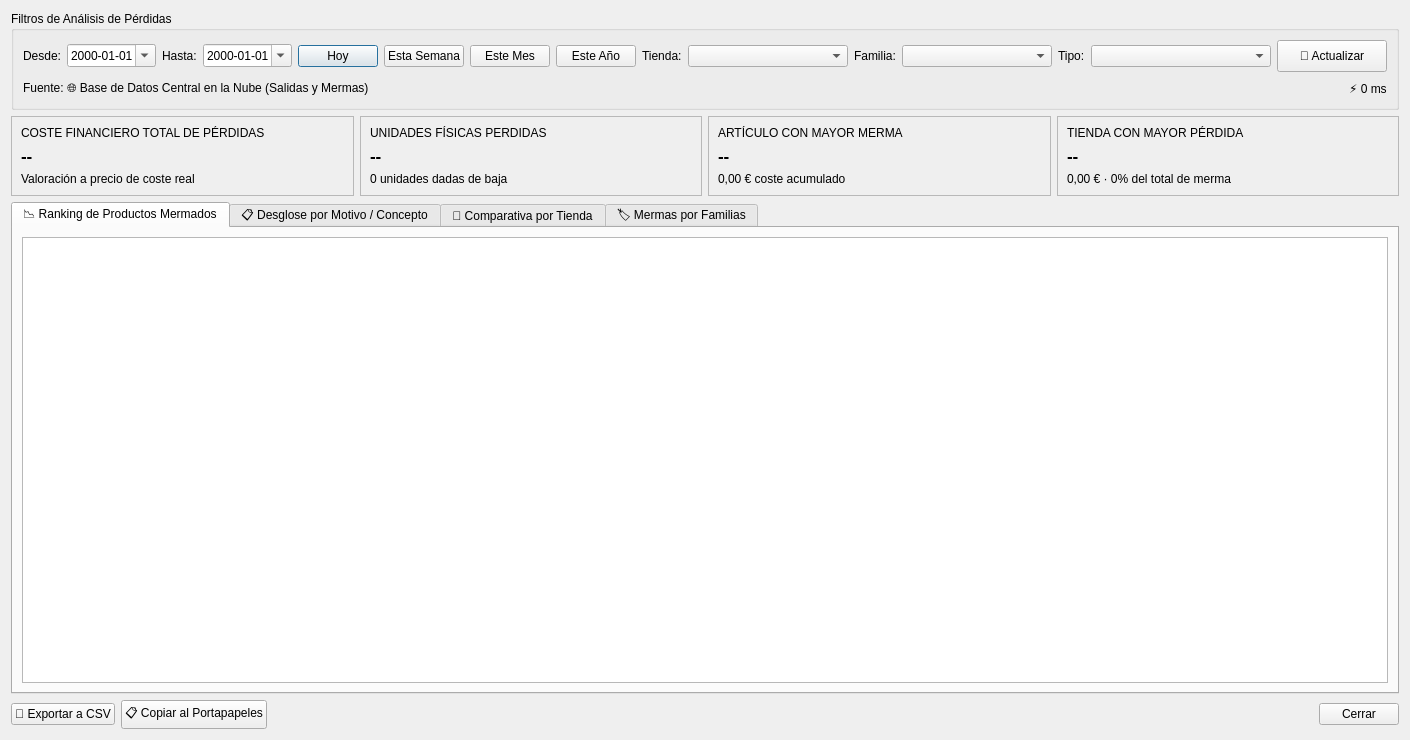
<?xml version="1.0" encoding="UTF-8"?>
<ui version="4.0">
 <class>DialogEstadisticasMermas</class>
 <widget class="QDialog" name="DialogEstadisticasMermas">
  <property name="geometry">
   <rect>
    <x>0</x>
    <y>0</y>
    <width>1140</width>
    <height>740</height>
   </rect>
  </property>
  <property name="windowTitle">
   <string>Control de Mermas, Roturas y Desperdicios</string>
  </property>
  <layout class="QVBoxLayout" name="verticalLayoutMain">
   <item>
    <widget class="QGroupBox" name="groupBoxFiltros">
     <property name="title">
      <string>Filtros de Análisis de Pérdidas</string>
     </property>
     <layout class="QVBoxLayout" name="verticalLayoutFiltros">
      <item>
       <layout class="QHBoxLayout" name="layoutFiltros">
        <item>
         <widget class="QLabel" name="labelDesde">
          <property name="text">
           <string>Desde:</string>
          </property>
         </widget>
        </item>
        <item>
         <widget class="QDateEdit" name="dateDesde">
          <property name="calendarPopup">
           <bool>true</bool>
          </property>
          <property name="displayFormat">
           <string>yyyy-MM-dd</string>
          </property>
         </widget>
        </item>
        <item>
         <widget class="QLabel" name="labelHasta">
          <property name="text">
           <string>Hasta:</string>
          </property>
         </widget>
        </item>
        <item>
         <widget class="QDateEdit" name="dateHasta">
          <property name="calendarPopup">
           <bool>true</bool>
          </property>
          <property name="displayFormat">
           <string>yyyy-MM-dd</string>
          </property>
         </widget>
        </item>
        <item>
         <widget class="QPushButton" name="btnHoy">
          <property name="text">
           <string>Hoy</string>
          </property>
         </widget>
        </item>
        <item>
         <widget class="QPushButton" name="btnSemana">
          <property name="text">
           <string>Esta Semana</string>
          </property>
         </widget>
        </item>
        <item>
         <widget class="QPushButton" name="btnMes">
          <property name="text">
           <string>Este Mes</string>
          </property>
         </widget>
        </item>
        <item>
         <widget class="QPushButton" name="btnAno">
          <property name="text">
           <string>Este Año</string>
          </property>
         </widget>
        </item>
        <item>
         <widget class="QLabel" name="labelTienda">
          <property name="text">
           <string>Tienda:</string>
          </property>
         </widget>
        </item>
        <item>
         <widget class="QComboBox" name="comboTienda">
          <property name="minimumSize">
           <size>
            <width>160</width>
            <height>0</height>
           </size>
          </property>
         </widget>
        </item>
        <item>
         <widget class="QLabel" name="labelFamilia">
          <property name="text">
           <string>Familia:</string>
          </property>
         </widget>
        </item>
        <item>
         <widget class="QComboBox" name="comboFamilia">
          <property name="minimumSize">
           <size>
            <width>150</width>
            <height>0</height>
           </size>
          </property>
         </widget>
        </item>
        <item>
         <widget class="QLabel" name="labelTipoSalida">
          <property name="text">
           <string>Tipo:</string>
          </property>
         </widget>
        </item>
        <item>
         <widget class="QComboBox" name="comboTipoSalida">
          <property name="minimumSize">
           <size>
            <width>180</width>
            <height>0</height>
           </size>
          </property>
         </widget>
        </item>
        <item>
         <widget class="QPushButton" name="btnActualizar">
          <property name="minimumSize">
           <size>
            <width>110</width>
            <height>32</height>
           </size>
          </property>
          <property name="text">
           <string>🔄 Actualizar</string>
          </property>
         </widget>
        </item>
       </layout>
      </item>
      <item>
       <layout class="QHBoxLayout" name="layoutEstado">
        <item>
         <widget class="QLabel" name="labelOrigen">
          <property name="text">
           <string>Fuente: 🌐 Base de Datos Central en la Nube (Salidas y Mermas)</string>
          </property>
         </widget>
        </item>
        <item>
         <spacer name="horizontalSpacerEstado">
          <property name="orientation">
           <enum>Qt::Orientation::Horizontal</enum>
          </property>
          <property name="sizeHint" stdset="0">
           <size>
            <width>40</width>
            <height>20</height>
           </size>
          </property>
         </spacer>
        </item>
        <item>
         <widget class="QLabel" name="labelTiempoConsulta">
          <property name="text">
           <string>⚡ 0 ms</string>
          </property>
         </widget>
        </item>
       </layout>
      </item>
     </layout>
    </widget>
   </item>
   <item>
    <layout class="QHBoxLayout" name="layoutTarjetasKPI">
     <item>
      <widget class="QFrame" name="kpiCostePerdidasFrame">
       <property name="frameShape">
        <enum>QFrame::Shape::StyledPanel</enum>
       </property>
       <layout class="QVBoxLayout" name="vLayoutKPI1">
        <item>
         <widget class="QLabel" name="kpiCostePerdidasTitulo">
          <property name="text">
           <string>COSTE FINANCIERO TOTAL DE PÉRDIDAS</string>
          </property>
         </widget>
        </item>
        <item>
         <widget class="QLabel" name="kpiCostePerdidasValor">
          <property name="font">
           <font>
            <pointsize>13</pointsize>
            <bold>true</bold>
           </font>
          </property>
          <property name="text">
           <string>--</string>
          </property>
         </widget>
        </item>
        <item>
         <widget class="QLabel" name="kpiCostePerdidasSub">
          <property name="text">
           <string>Valoración a precio de coste real</string>
          </property>
         </widget>
        </item>
       </layout>
      </widget>
     </item>
     <item>
      <widget class="QFrame" name="kpiUnidadesMermadasFrame">
       <property name="frameShape">
        <enum>QFrame::Shape::StyledPanel</enum>
       </property>
       <layout class="QVBoxLayout" name="vLayoutKPI2">
        <item>
         <widget class="QLabel" name="kpiUnidadesMermadasTitulo">
          <property name="text">
           <string>UNIDADES FÍSICAS PERDIDAS</string>
          </property>
         </widget>
        </item>
        <item>
         <widget class="QLabel" name="kpiUnidadesMermadasValor">
          <property name="font">
           <font>
            <pointsize>13</pointsize>
            <bold>true</bold>
           </font>
          </property>
          <property name="text">
           <string>--</string>
          </property>
         </widget>
        </item>
        <item>
         <widget class="QLabel" name="kpiUnidadesMermadasSub">
          <property name="text">
           <string>0 unidades dadas de baja</string>
          </property>
         </widget>
        </item>
       </layout>
      </widget>
     </item>
     <item>
      <widget class="QFrame" name="kpiArticuloMayorMermaFrame">
       <property name="frameShape">
        <enum>QFrame::Shape::StyledPanel</enum>
       </property>
       <layout class="QVBoxLayout" name="vLayoutKPI3">
        <item>
         <widget class="QLabel" name="kpiArticuloMayorMermaTitulo">
          <property name="text">
           <string>ARTÍCULO CON MAYOR MERMA</string>
          </property>
         </widget>
        </item>
        <item>
         <widget class="QLabel" name="kpiArticuloMayorMermaValor">
          <property name="font">
           <font>
            <pointsize>13</pointsize>
            <bold>true</bold>
           </font>
          </property>
          <property name="text">
           <string>--</string>
          </property>
         </widget>
        </item>
        <item>
         <widget class="QLabel" name="kpiArticuloMayorMermaSub">
          <property name="text">
           <string>0,00 € coste acumulado</string>
          </property>
         </widget>
        </item>
       </layout>
      </widget>
     </item>
     <item>
      <widget class="QFrame" name="kpiTiendaMayorMermaFrame">
       <property name="frameShape">
        <enum>QFrame::Shape::StyledPanel</enum>
       </property>
       <layout class="QVBoxLayout" name="vLayoutKPI4">
        <item>
         <widget class="QLabel" name="kpiTiendaMayorMermaTitulo">
          <property name="text">
           <string>TIENDA CON MAYOR PÉRDIDA</string>
          </property>
         </widget>
        </item>
        <item>
         <widget class="QLabel" name="kpiTiendaMayorMermaValor">
          <property name="font">
           <font>
            <pointsize>13</pointsize>
            <bold>true</bold>
           </font>
          </property>
          <property name="text">
           <string>--</string>
          </property>
         </widget>
        </item>
        <item>
         <widget class="QLabel" name="kpiTiendaMayorMermaSub">
          <property name="text">
           <string>0,00 € · 0% del total de merma</string>
          </property>
         </widget>
        </item>
       </layout>
      </widget>
     </item>
    </layout>
   </item>
   <item>
    <widget class="QTabWidget" name="tabWidgetMermas">
     <property name="currentIndex">
      <number>0</number>
     </property>
     <widget class="QWidget" name="tabRankingMermas">
      <attribute name="title">
       <string>📉 Ranking de Productos Mermados</string>
      </attribute>
      <layout class="QVBoxLayout" name="vLayoutTab1">
       <item>
        <widget class="QTableView" name="tablaRankingMermas">
         <property name="alternatingRowColors">
          <bool>true</bool>
         </property>
         <property name="selectionBehavior">
          <enum>QAbstractItemView::SelectionBehavior::SelectRows</enum>
         </property>
         <property name="sortingEnabled">
          <bool>true</bool>
         </property>
        </widget>
       </item>
      </layout>
     </widget>
     <widget class="QWidget" name="tabMotivos">
      <attribute name="title">
       <string>📋 Desglose por Motivo / Concepto</string>
      </attribute>
      <layout class="QVBoxLayout" name="vLayoutTab2">
       <item>
        <widget class="QTableView" name="tablaMotivos">
         <property name="alternatingRowColors">
          <bool>true</bool>
         </property>
         <property name="selectionBehavior">
          <enum>QAbstractItemView::SelectionBehavior::SelectRows</enum>
         </property>
         <property name="sortingEnabled">
          <bool>true</bool>
         </property>
        </widget>
       </item>
      </layout>
     </widget>
     <widget class="QWidget" name="tabTiendas">
      <attribute name="title">
       <string>🏪 Comparativa por Tienda</string>
      </attribute>
      <layout class="QVBoxLayout" name="vLayoutTab3">
       <item>
        <widget class="QTableView" name="tablaTiendas">
         <property name="alternatingRowColors">
          <bool>true</bool>
         </property>
         <property name="selectionBehavior">
          <enum>QAbstractItemView::SelectionBehavior::SelectRows</enum>
         </property>
         <property name="sortingEnabled">
          <bool>true</bool>
         </property>
        </widget>
       </item>
      </layout>
     </widget>
     <widget class="QWidget" name="tabFamilias">
      <attribute name="title">
       <string>🏷️ Mermas por Familias</string>
      </attribute>
      <layout class="QVBoxLayout" name="vLayoutTab4">
       <item>
        <widget class="QTableView" name="tablaFamilias">
         <property name="alternatingRowColors">
          <bool>true</bool>
         </property>
         <property name="selectionBehavior">
          <enum>QAbstractItemView::SelectionBehavior::SelectRows</enum>
         </property>
         <property name="sortingEnabled">
          <bool>true</bool>
         </property>
        </widget>
       </item>
      </layout>
     </widget>
    </widget>
   </item>
   <item>
    <layout class="QHBoxLayout" name="layoutAccionesInferior">
     <item>
      <widget class="QPushButton" name="btnExportarCSV">
       <property name="text">
        <string>📄 Exportar a CSV</string>
       </property>
      </widget>
     </item>
     <item>
      <widget class="QPushButton" name="btnCopiarTabla">
       <property name="text">
        <string>📋 Copiar al Portapapeles</string>
       </property>
      </widget>
     </item>
     <item>
      <spacer name="horizontalSpacerAcciones">
       <property name="orientation">
        <enum>Qt::Orientation::Horizontal</enum>
       </property>
       <property name="sizeHint" stdset="0">
        <size>
         <width>40</width>
         <height>20</height>
        </size>
       </property>
      </spacer>
     </item>
     <item>
      <widget class="QPushButton" name="btnCerrar">
       <property name="text">
        <string>Cerrar</string>
       </property>
      </widget>
     </item>
    </layout>
   </item>
  </layout>
 </widget>
 <resources/>
 <connections>
  <connection>
   <sender>btnCerrar</sender>
   <signal>clicked()</signal>
   <receiver>DialogEstadisticasMermas</receiver>
   <slot>accept()</slot>
   <hints>
    <hint type="sourcelabel">
     <x>1080</x>
     <y>715</y>
    </hint>
    <hint type="destinationlabel">
     <x>569</x>
     <y>369</y>
    </hint>
   </hints>
  </connection>
 </connections>
</ui>
